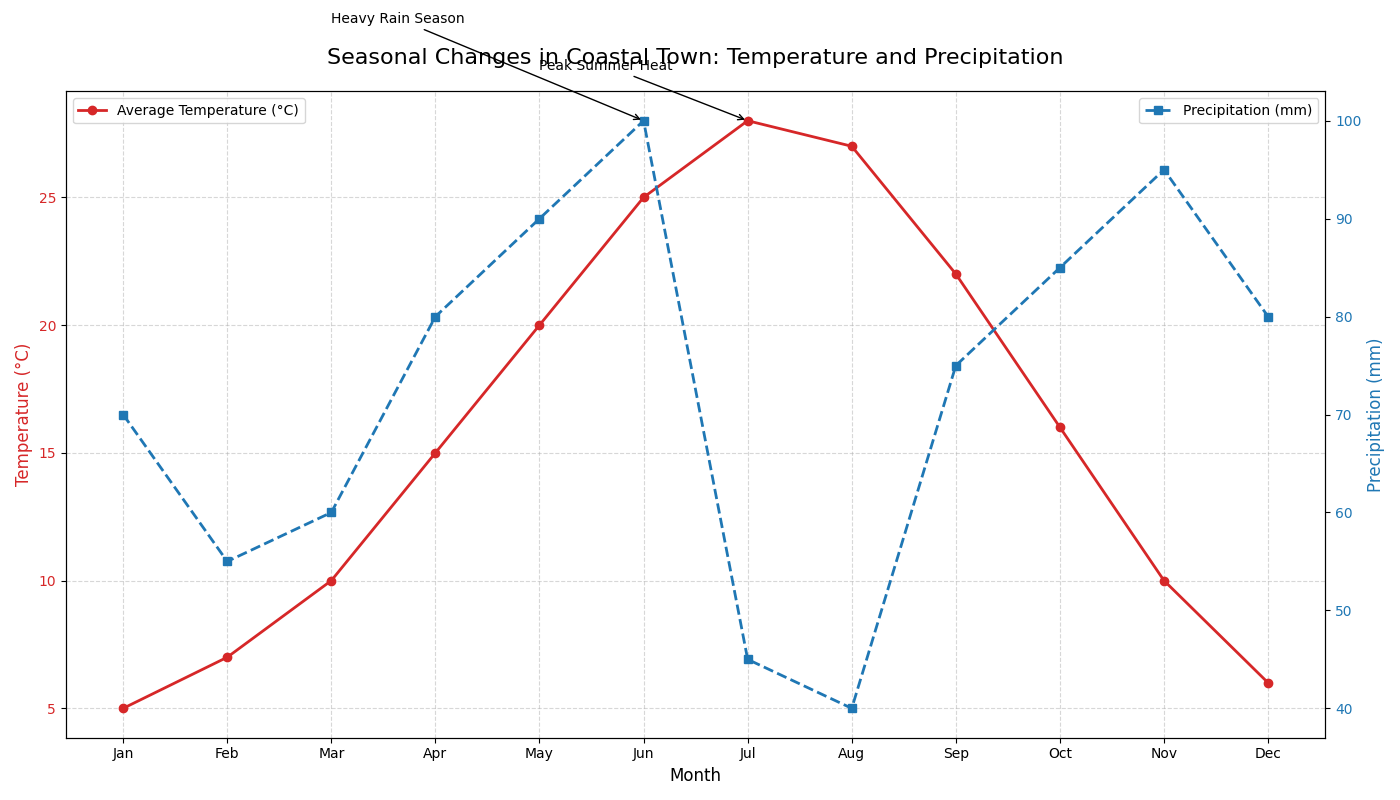

Here is the Python script that generated this plot:
import matplotlib.pyplot as plt
import numpy as np

# Backstory: This chart shows the seasonal changes in temperature and precipitation for a fictional coastal town over a year. 

# Define the months and the respective data
months = np.array(['Jan', 'Feb', 'Mar', 'Apr', 'May', 'Jun', 'Jul', 'Aug', 'Sep', 'Oct', 'Nov', 'Dec'])

# Average temperature data (in Celsius)
avg_temps = np.array([5, 7, 10, 15, 20, 25, 28, 27, 22, 16, 10, 6])

# Precipitation data (in mm)
precipitation = np.array([70, 55, 60, 80, 90, 100, 45, 40, 75, 85, 95, 80])

# Create subplots
fig, ax1 = plt.subplots(figsize=(14, 8))

# Plot the temperature line
ax1.plot(months, avg_temps, color='tab:red', marker='o', linestyle='-', linewidth=2, label='Average Temperature (°C)')

# Set title and labels for the first y-axis
ax1.set_title('Seasonal Changes in Coastal Town: Temperature and Precipitation', fontsize=16, pad=20)
ax1.set_xlabel('Month', fontsize=12)
ax1.set_ylabel('Temperature (°C)', fontsize=12, color='tab:red')
ax1.tick_params(axis='y', labelcolor='tab:red')

# Create the second y-axis for precipitation data
ax2 = ax1.twinx()
ax2.plot(months, precipitation, color='tab:blue', marker='s', linestyle='--', linewidth=2, label='Precipitation (mm)')
ax2.set_ylabel('Precipitation (mm)', fontsize=12, color='tab:blue')
ax2.tick_params(axis='y', labelcolor='tab:blue')

# Add legends
ax1.legend(loc='upper left')
ax2.legend(loc='upper right')

# Add gridlines
ax1.grid(True, linestyle='--', alpha=0.5)

# Annotate significant points
ax1.annotate('Peak Summer Heat', xy=('Jul', 28), xytext=('May', 30),
             arrowprops=dict(facecolor='black', arrowstyle='->'), fontsize=10)
ax2.annotate('Heavy Rain Season', xy=('Jun', 100), xytext=('Mar', 110),
             arrowprops=dict(facecolor='black', arrowstyle='->'), fontsize=10)

# Adjust layout to prevent overlapping
plt.tight_layout()

# Display the plot
plt.show()
